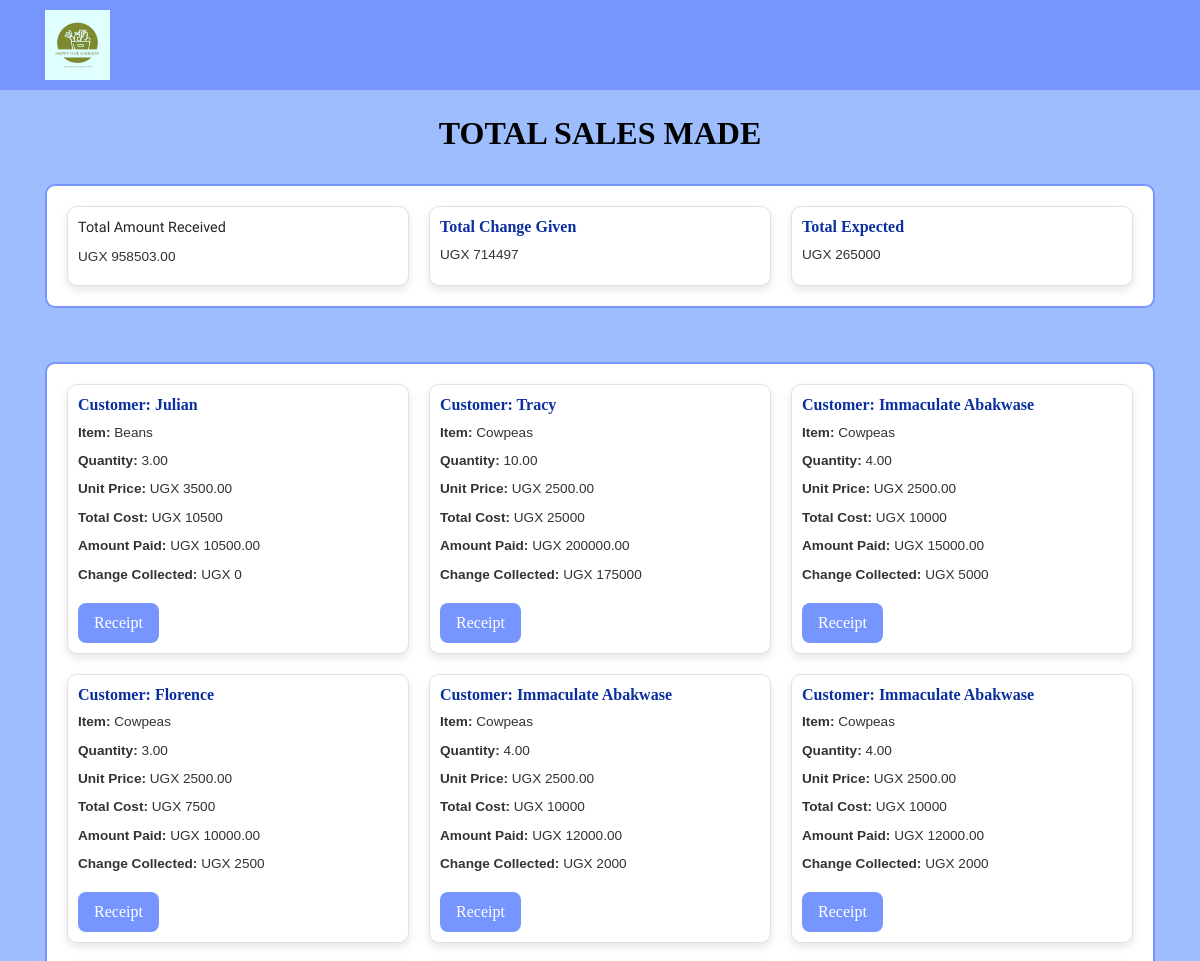
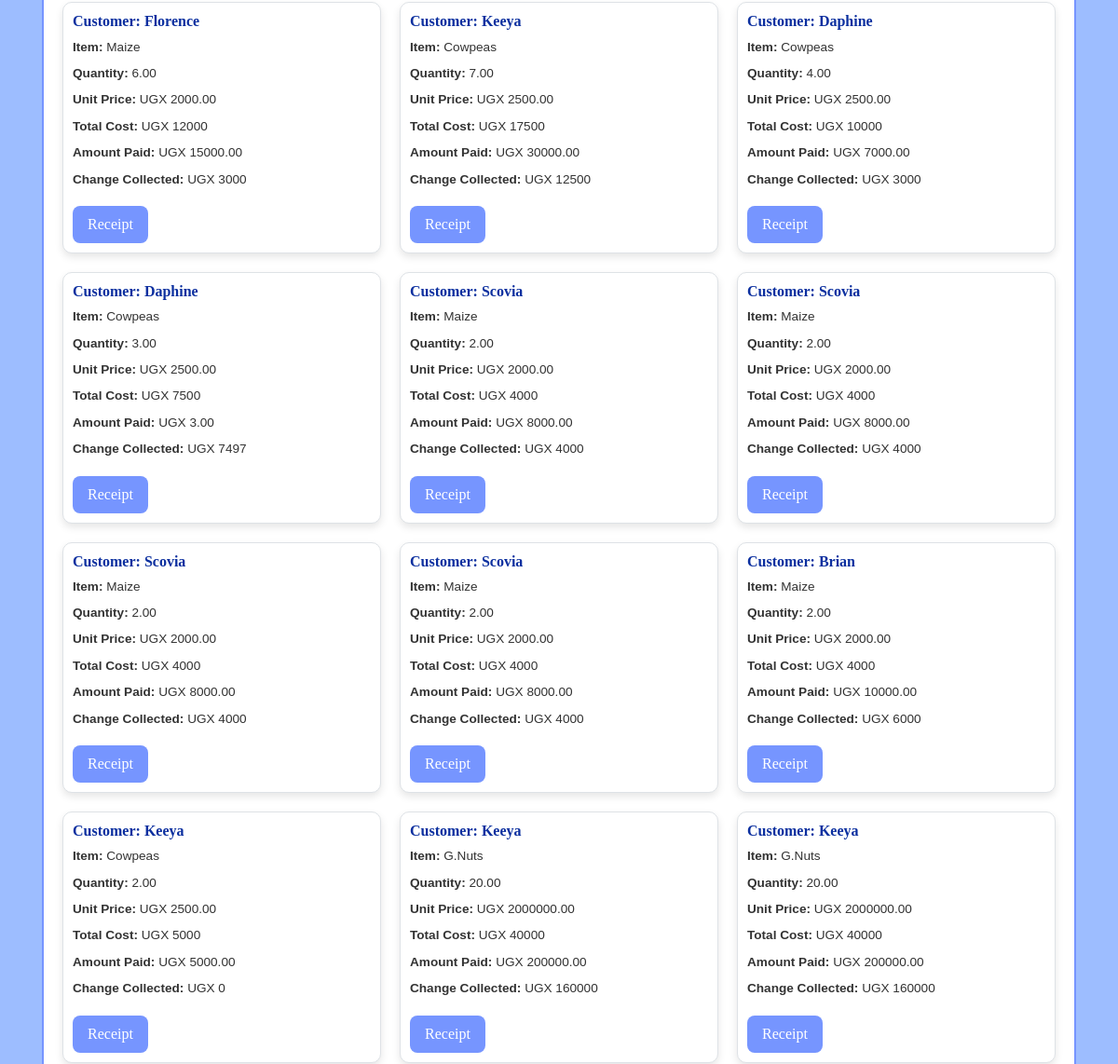
Before: /allsales/ (upper part) with the older database file (2 pictures, top to bottom).
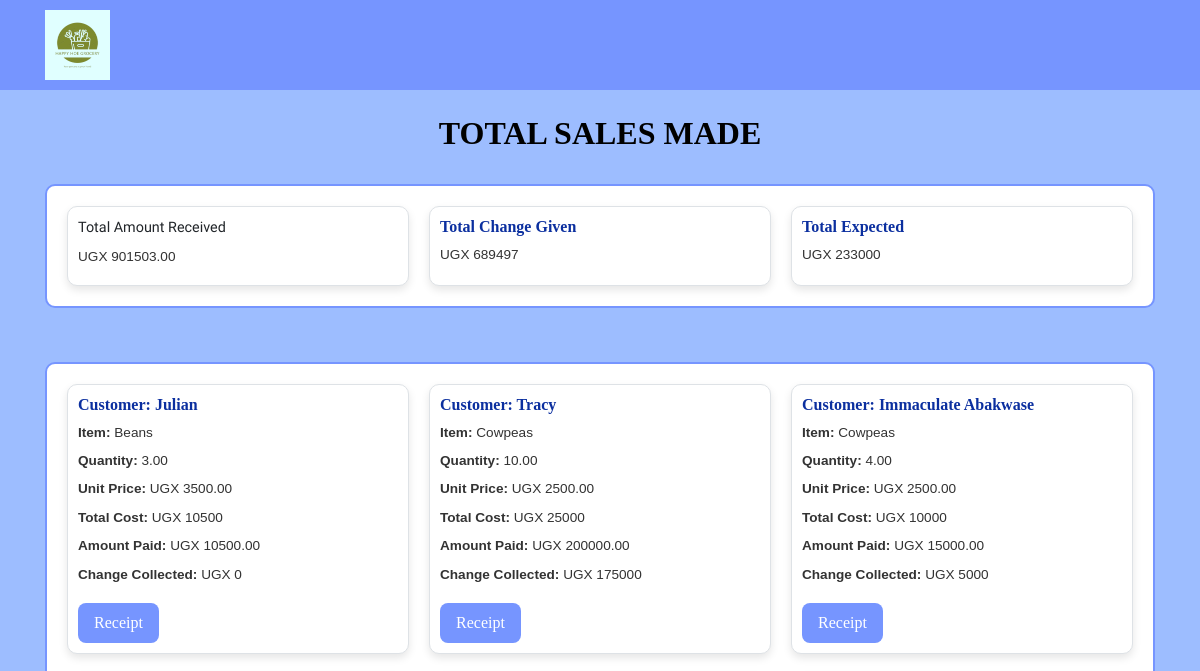
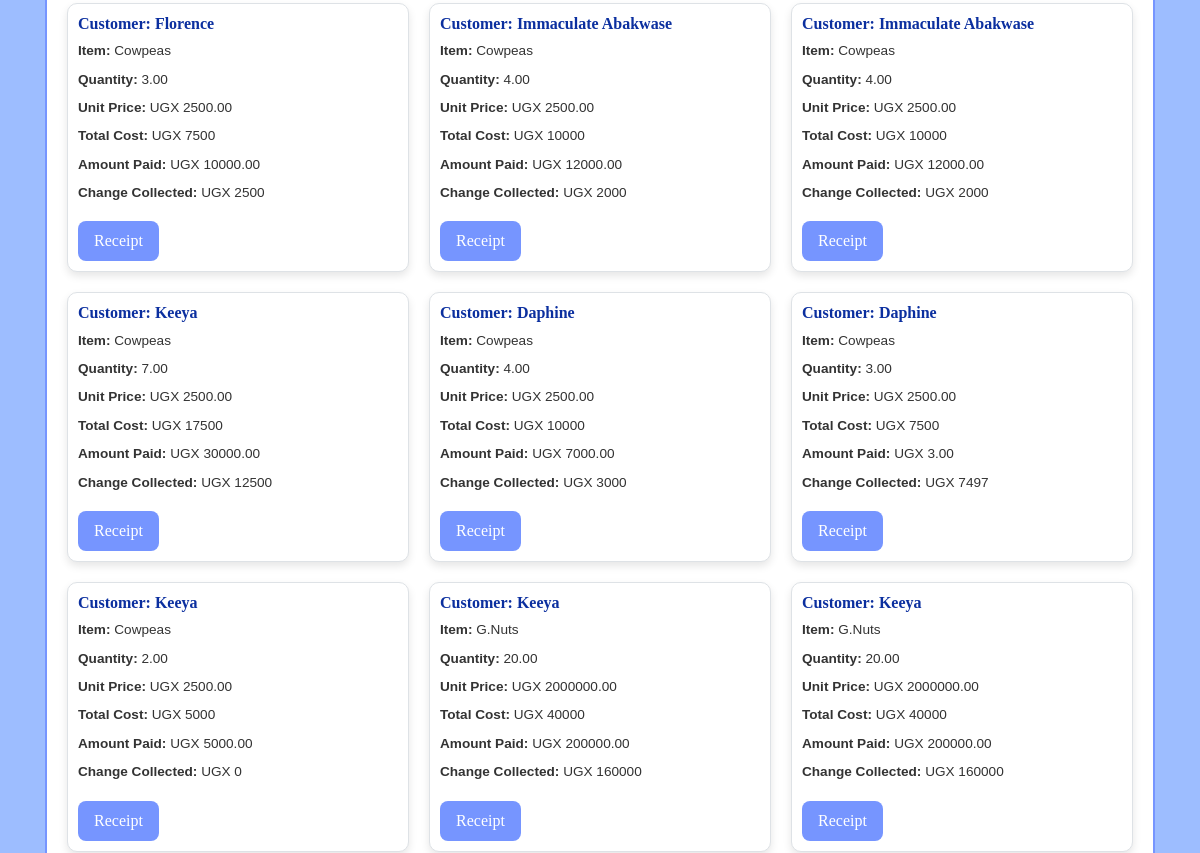
After: the same page with the newer database file (2 pictures, top to bottom).
### happy_hoe/models.py (models this page shows)
class Sale(models.Model):
    item = models.ForeignKey(Stock, on_delete=models.CASCADE)  # Reference to the Stock item being sold
    quantity = models.DecimalField(max_digits=10, decimal_places=2, default=0)  # Quantity sold
    amount_received = models.DecimalField(max_digits=10, decimal_places=2, default=0, null=False, blank=False)  # Amount of money received for the sale
    issued_to = models.CharField(max_length=50, null=True)  # Person the stock is issued to
    unit_price = models.DecimalField(max_digits=10, decimal_places=2, default=0, null=True, blank=True)  # Unit price at the time of sale
    recieved_quantity = models.DecimalField(max_digits=10, decimal_places=2, default=0, null=True, blank=True)  # Quantity received in the sale
    date = models.DateField(default=timezone.now)  # Date of the sale
    created_at = models.DateTimeField(default=timezone.now, editable=False)
    sale_type = models.CharField(choices=[("cash", "cash"), ("Credit", "Credit")], max_length=50, default="Cash")
    def get_total(self):
        total = self.quantity * self.item.unit_price
        return int(total)
    def get_change(self):
        change = self.get_total() - self.amount_received
        return abs(int(change))

class Stock(models.Model):
    branch = [('Matugga', 'Matugga'), ('Mukono', 'Mukono')]
    stock_name = models.CharField(max_length=50, null=False, blank=False)  # Name of the stock item
    total_quantity = models.IntegerField(default=0, null=True, blank=True)  # Total quantity of the stock
    issued_quantity = models.IntegerField(default=0, null=True, blank=True)  # Quantity issued from the stock
    unit_price = models.IntegerField(default=0, null=False, blank=False)  # Price per unit of the stock item
    stock_branch = models.CharField(max_length=50, null=False, blank=False, choices=branch)  # Branch where the stock is located
    def __str__(self):
        return self.stock_name  # Display the stock name when the object is printed

### happy_hoe/views.py (the view)
# urls.py: path('allsales/', views.allsales, name='allsales'),
def allsales(request):
    sale = Sale.objects.all().order_by('-id')
    total_expected = sum([items.get_total() or 0  for items in sale])
    total = sum([items.amount_received or 0 for items in sale])
    total_change = sum([items.get_change() or 0  for items in sale])
    net = total_expected - total
    return render(request, 'happy_hoe/allsales.html', {'sales': sale, 'total':total, 'total_change':total_change, 'net':net, 'total_expected':total_expected})

### happy_hoe/templates/happy_hoe/allsales.html (shortened to what this page needs)
{% extends 'happy_hoe/base.html' %}
{% load static %}
{% block content %}
<br>
<div class="container">
  <h1 class="text-center sales-heading">
    TOTAL SALES MADE
  </h1>
  <br>
  <div class="table-container">
    <div class="card-row">
      <div class="card-item">
        <h>Total Amount Received</h5>
        <p>UGX {{ total }}</p>
      </div>
      <div class="card-item">
        <h6>Total Change Given</h5>
        <p>UGX {{total_change}}</p>
      </div>
      <div class="card-item">
        <h6>Total Expected</h5>
        <p>UGX {{total_expected}}</p>
      </div>
    </div>
  </div>
</div>
<br>
<div class="container">
  <div class="table-container">
    <div class="card-row">
      {% for sale in sales %}
      <div class="card-item">
        <h6>Customer: {{ sale.issued_to | title }}</h6>
        <p><strong>Item:</strong> {{ sale.item | title }}</p>
        <p><strong>Quantity:</strong> {{ sale.quantity }}</p>
        <p><strong>Unit Price:</strong> UGX {{ sale.unit_price }}</p>
        <p><strong>Total Cost:</strong> UGX {{ sale.get_total }}</p>
        <p><strong>Amount Paid:</strong> UGX {{ sale.amount_received }}</p>
        <p><strong>Change Collected:</strong> UGX {{ sale.get_change }}</p>
        <a href="{% url 'all_receipts' sale.id %}">
          <button class="btn btn-primary">Receipt</button>
        </a>
      </div>
      {% endfor %}
    </div>
  </div>
</div>
{% endblock %}

### happy_hoe/templates/happy_hoe/base.html (shortened to what this page needs)
{% load static %}
<!DOCTYPE html>
<html lang="en">
<head>
    <link rel="stylesheet" href="https://stackpath.bootstrapcdn.com/bootstrap/4.5.2/css/bootstrap.min.css">
    <link rel="stylesheet" href="{% static 'css/main.css' %}">
</head>
<body>
    <nav class="navbar navbar-expand-lg">
        <div class="container">
            <a class="navbar-brand" href="#">
                <img src="{% static 'images/logo.png' %}" alt="Logo">
            </a>
        </div>
    </nav>
    {% block content %}{% endblock %}
</body>
</html>

### happy_hoe/static/css/main.css (style rules this page uses)
html,body { position: fixed; overflow-x: hidden; background: url('/static/images/img6.jpg'); width: 100% !important; height: 100vh; display: table; position: fixed; background-position: center; background-attachment: scroll; -o-background-size: cover; -moz-background-size: cover; -webkit-background-size: cover; background-size: cover; background-repeat: no-repeat; background-color: rgb(210, 224, 251); }
body { background-color: rgb(210, 224, 251); font-family: 'raleway'; }
.navbar-brand { font-size: 30px !important; background-color: lightcyan! important; }

Changed rows visible on the page:
removed Sale: issued_to "Florence", item "Maize", quantity "6.00", unit_price "2000.00", get_total "12000", amount_received "15000.00", get_change "3000"
removed Sale: issued_to "Scovia", item "Maize", quantity "2.00", unit_price "2000.00", get_total "4000", amount_received "8000.00", get_change "4000"
removed Sale: issued_to "Scovia", item "Maize", quantity "2.00", unit_price "2000.00", get_total "4000", amount_received "8000.00", get_change "4000"
removed Sale: issued_to "Scovia", item "Maize", quantity "2.00", unit_price "2000.00", get_total "4000", amount_received "8000.00", get_change "4000"
removed Sale: issued_to "Scovia", item "Maize", quantity "2.00", unit_price "2000.00", get_total "4000", amount_received "8000.00", get_change "4000"
removed Sale: issued_to "Brian", item "Maize", quantity "2.00", unit_price "2000.00", get_total "4000", amount_received "10000.00", get_change "6000"
Other visible differences:
{{ total }}: "958503.00" → "901503.00"
{{ total_change }}: "714497" → "689497"
{{ total_expected }}: "265000" → "233000"
